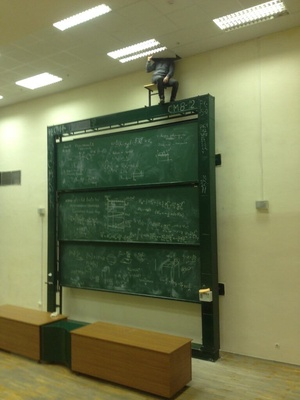
#> input picture laba7/1.jpg, 300 x 400 px, shrunk from 768 x 1024 before the run
$ python 3.py
#> lines starting #> are read from the running program, lines starting #| are printed output that depends on the picture

from PIL import Image,ImageFilter
for file in ("1.jpg", "2.jpg", "3.jpg", "4.jpg", "5.jpg"):
    with Image.open(file) as img:
#> img is the input picture: PIL image 300x400 RGB; mean R, G, B 118.7, 123.8, 84.8
        img.load()
        one_img = img.filter(ImageFilter.CONTOUR)
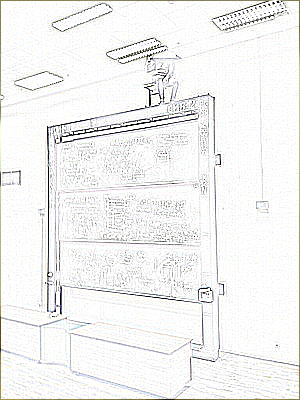
#> one_img: PIL image 300x400 RGB; mean R, G, B 242.5, 242.5, 241.8
        one_img.save("new1.jpg")
        one_img.show()
        two_img= img.filter(ImageFilter.EMBOSS)
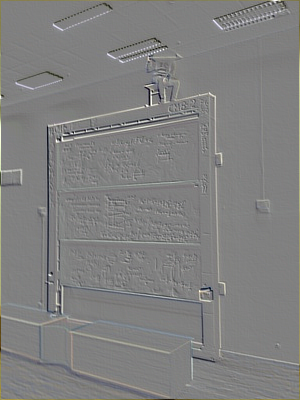
#> two_img: PIL image 300x400 RGB; mean R, G, B 128.3, 128.2, 127.7
        two_img.save("new2.jpg")
        two_img.show()
        three_img=img.filter(ImageFilter.EDGE_ENHANCE)
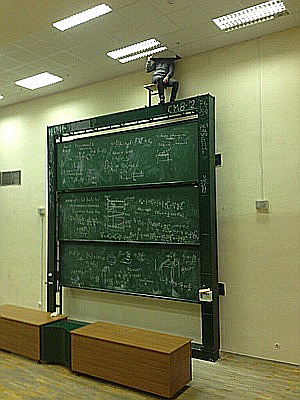
#> three_img: PIL image 300x400 RGB; mean R, G, B 119, 123.8, 85.6
        three_img.save("new3.jpg")
        three_img.show()
#> pass 2 of the loop `for file in ("1.jpg", "2.jpg", "3.jpg", "4.jpg", "5.jpg"):`:
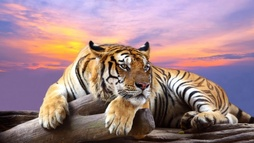
#> input picture laba7/2.jpg, 254 x 143 px, shrunk from 650 x 366 before the run
#> img is the input picture: PIL image 254x143 RGB; mean R, G, B 161.9, 131.5, 135.8
#> one_img: PIL image 254x143 RGB
#> `two_img= img.filter(ImageFilter.EMBOSS)`:
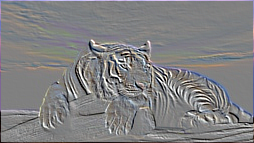
#> two_img: PIL image 254x143 RGB; mean R, G, B 128.9, 128.6, 129.6
#> `three_img=img.filter(ImageFilter.EDGE_ENHANCE)`:
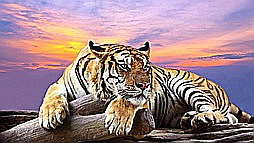
#> three_img: PIL image 254x143 RGB; mean R, G, B 160.7, 133.3, 139.4
#> pass 3 of the loop `for file in ("1.jpg", "2.jpg", "3.jpg", "4.jpg", "5.jpg"):`:
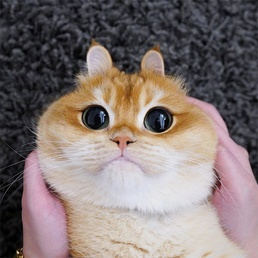
#> input picture laba7/3.jpg, 258 x 258 px, shrunk from 660 x 660 before the run
#> img is the input picture: PIL image 258x258 RGB; mean R, G, B 130.3, 118.2, 115.9
#> one_img: PIL image 258x258 RGB
#> `two_img= img.filter(ImageFilter.EMBOSS)`:
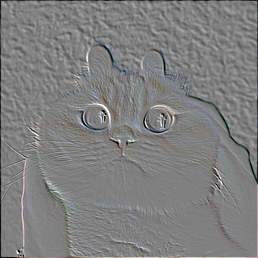
#> two_img: PIL image 258x258 RGB; mean R, G, B 127.2, 127.1, 127.2
#> `three_img=img.filter(ImageFilter.EDGE_ENHANCE)`:
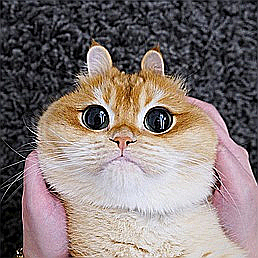
#> three_img: PIL image 258x258 RGB; mean R, G, B 131.3, 119.5, 117.3
#> the loop made 5 passes; the first 3 are shown
